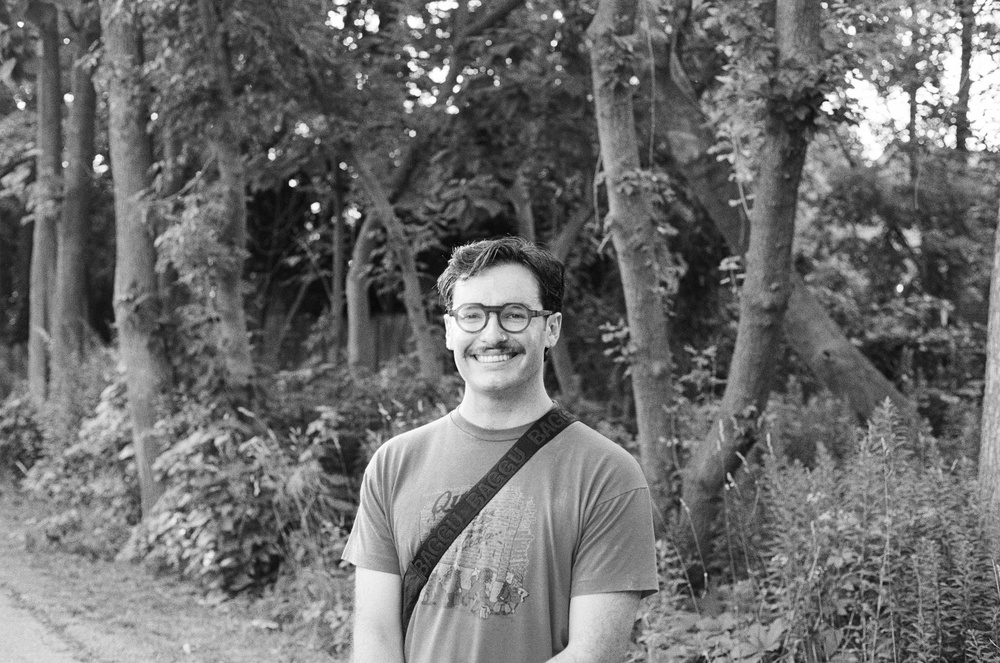
#> input picture Notes/Templates/svd100.jpg, 1000 x 663 px, shrunk from 3089 x 2048 before the run, given in place of john.jpg, which was not available
$ jupyter execute 11-Numpy-5.ipynb   (text cells are left out)
#> lines starting #> are read from the running program, lines starting #| are printed output that depends on the picture; pictures that were not available may be replaced by others from this repository, and a replacement may not be noted
[cell 1]
import numpy as np
import numpy.linalg as nl
import matplotlib.pyplot as plt
import matplotlib.image as mpimg

A = np.array([[1,2,3],[4,5,6],[7,8,9]])
print(A)

[cell 2]
# Eigenvalues and eigenvectors in NumPy

eigenvalues, eigenvectors = nl.eig(A)
# eigenvalues as a vector and
# eigenvectors as the matrix P

P = eigenvectors
D = np.diag(eigenvalues)
inv_P = nl.inv(P)

# Check diagonalization
#print(np.matmul(P,np.matmul(D,inv_P)))
# Can also use "@"
#print(P@D@inv_P)
print(nl.eig(A))

[cell 3]
# SVD in Numpy linalg
print(nl.svd(A))

[cell 4]
# read in image using matplotlib.image
raw_img=mpimg.imread('../Files/john.jpg')
#> raw_img is the input picture: shape (663, 1000, 3); min 0, max 255, mean 110.2
# the image I imported is in colour, we want greyscale
def rgb2gray(rgb):
    return np.dot(rgb[...,:3], [0.299, 0.587, 0.114])
# map the colour values into greyscale
img = rgb2gray(raw_img)

# Show the image
plt.title("Original Image")
imgplot=plt.imshow(img, cmap='grey')

[cell 5]
img = "../Files/john.jpg"
def compress(file, tol):
    # file we want to read in
    # tol - how small the singular values can be
    #read in the image
#> called with file = '../Files/john.jpg', tol = 100
    raw_img = mpimg.imread(file ,True)
    # make greyscale
    img = rgb2gray(raw_img)
    #Perform SVD
    U,S,V = nl.svd(img)
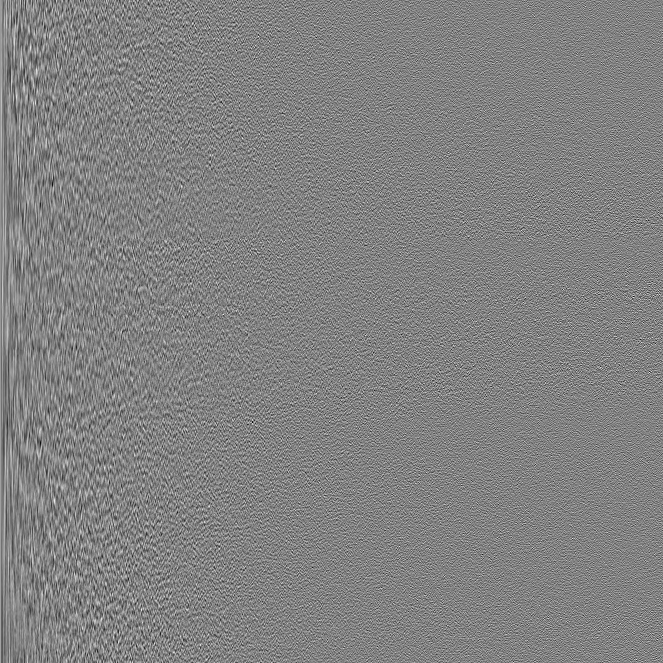
#> U: shape (663, 663) float64; min -0.201, max 0.194, mean 7.1e-05; drawn with min black and max white
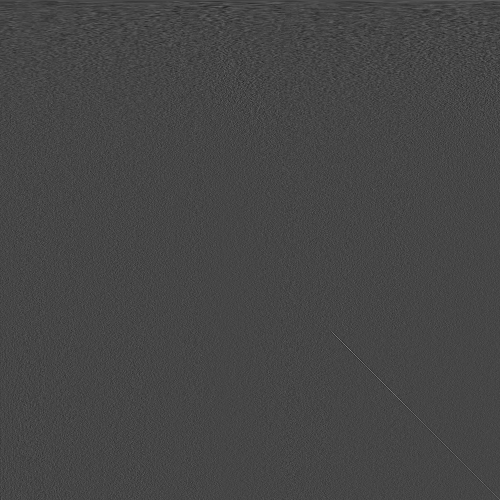
#> V: shape (1000, 1000) float64 (shown at 1/2 size); min -0.194, max 0.513, mean 3.14e-05; drawn with min black and max white
#> S = 663 values, max 92012.5 at index 0, min 39.44 at index 662, mean 731.8
    counter = 0

    #Remove all singular values below tol
    for i in range(S.shape[0]):
        if S[i] < tol:
            S[i] = 0
            counter += 1 #Count the removed singular values
#> after the loop, S = 663 values, max 92012.5 at index 0, min 0 at index 543, mean 718.6; counter = 120

    S = np.diag(S) #Create the diagonal matrix of S

    #Add zeros to S to fix the dimension
    zero_v = np.zeros((U.shape[1] - S.shape[0], S.shape[1]))
#> zero_v = empty array
    S = np.vstack((S, zero_v))
    zero_h = np.zeros((S.shape[0], V.shape[0] - S.shape[1]))
    S = np.hstack((S, zero_h))
#> S: shape (663, 1000) float64

    #Construct the new image
    newimg = U@S@V
    #Save the compressed image
    plt.imsave(f"svd{tol}.jpg",newimg,cmap='gray')
compress(img,100)
compress(img,1000)
#> call 2 of compress, with file = '../Files/john.jpg', tol = 1000
#> in compress (call 2), `U,S,V = nl.svd(img)`: S = 663 values, max 92012.5 at index 0, min 39.44 at index 662, mean 731.8
#> after the loop in compress (call 2), `for i in range(S.shape[0]):`: S = 663 values, max 92012.5 at index 0, min 0 at index 98, mean 518.7; counter = 565
#> in compress (call 2), `newimg = U@S@V`:
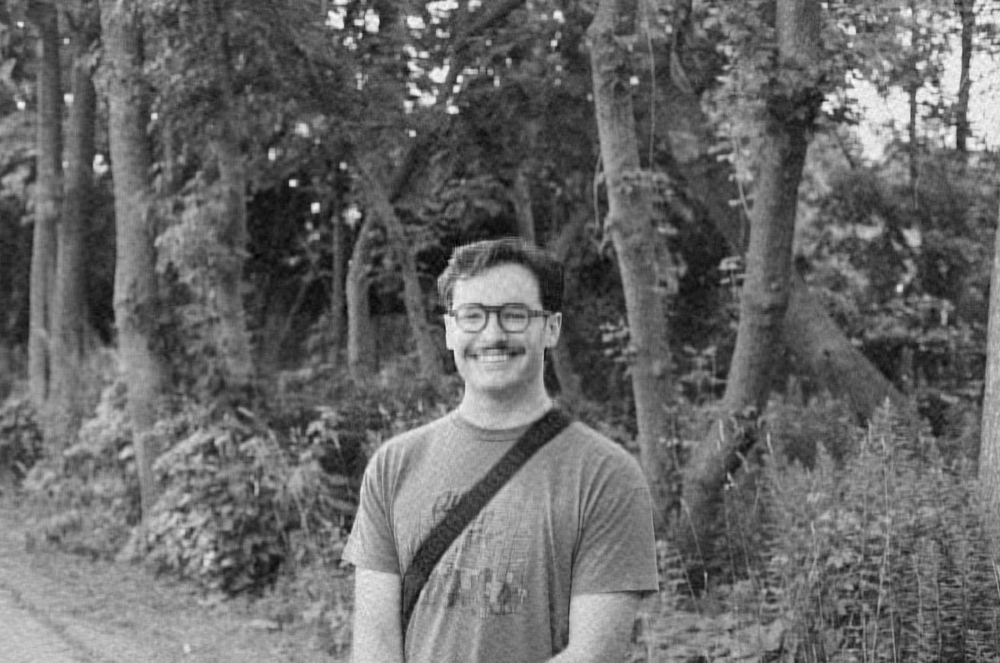
#> newimg: shape (663, 1000) float64; min -9.74, max 282, mean 110.2; drawn with min black and max white
compress(img,5000)
#> call 3 of compress, with file = '../Files/john.jpg', tol = 5000
#> in compress (call 3), `U,S,V = nl.svd(img)`: S = 663 values, max 92012.5 at index 0, min 39.44 at index 662, mean 731.8
#> after the loop in compress (call 3), `for i in range(S.shape[0]):`: S = 663 values, max 92012.5 at index 0, min 0 at index 10, mean 254.7; counter = 653
#> in compress (call 3), `newimg = U@S@V`:
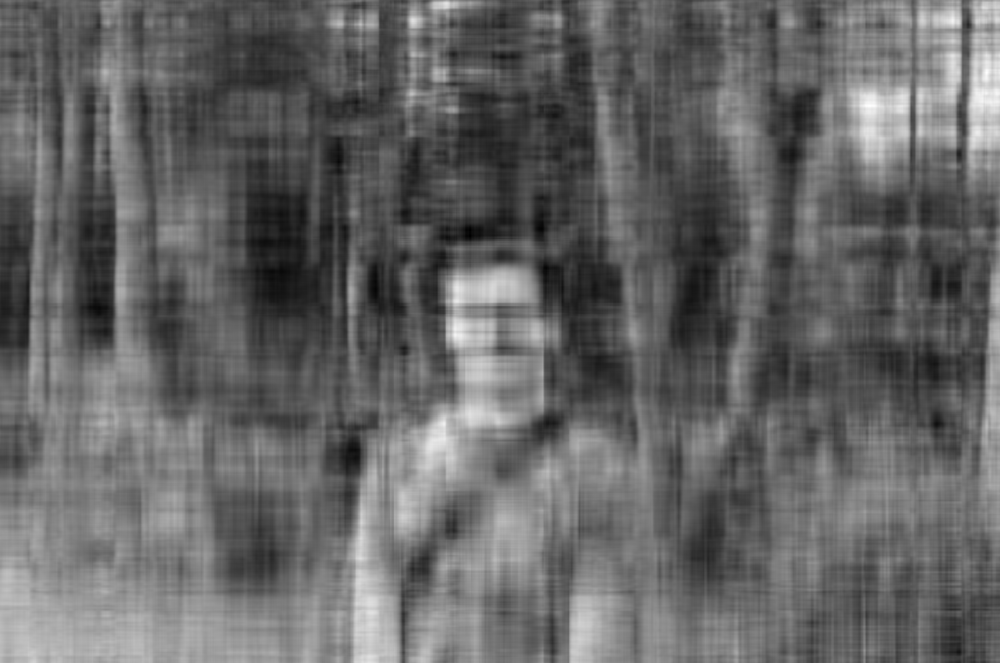
#> newimg: shape (663, 1000) float64; min -4.15, max 283.8, mean 110.2; drawn with min black and max white
compress(img,10000)
#> call 4 of compress, with file = '../Files/john.jpg', tol = 10000
#> in compress (call 4), `U,S,V = nl.svd(img)`: S = 663 values, max 92012.5 at index 0, min 39.44 at index 662, mean 731.8
#> after the loop in compress (call 4), `for i in range(S.shape[0]):`: S = 663 values, max 92012.5 at index 0, min 0 at index 3, mean 184.1; counter = 660
#> in compress (call 4), `newimg = U@S@V`:
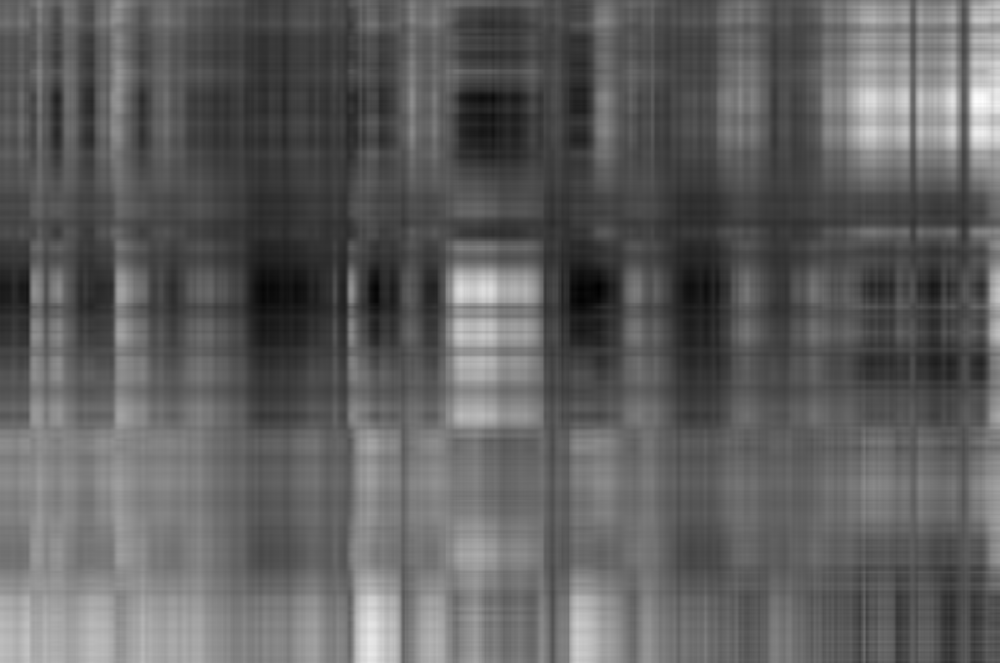
#> newimg: shape (663, 1000) float64; min 11.15, max 275.8, mean 110.2; drawn with min black and max white
compress(img,100000)
#> in compress (call 5), `S = np.diag(S)`: S: shape (663, 663) float64; every value is 0
#> in compress (call 5), `S = np.hstack((S, zero_h))`: S: shape (663, 1000) float64; every value is 0
